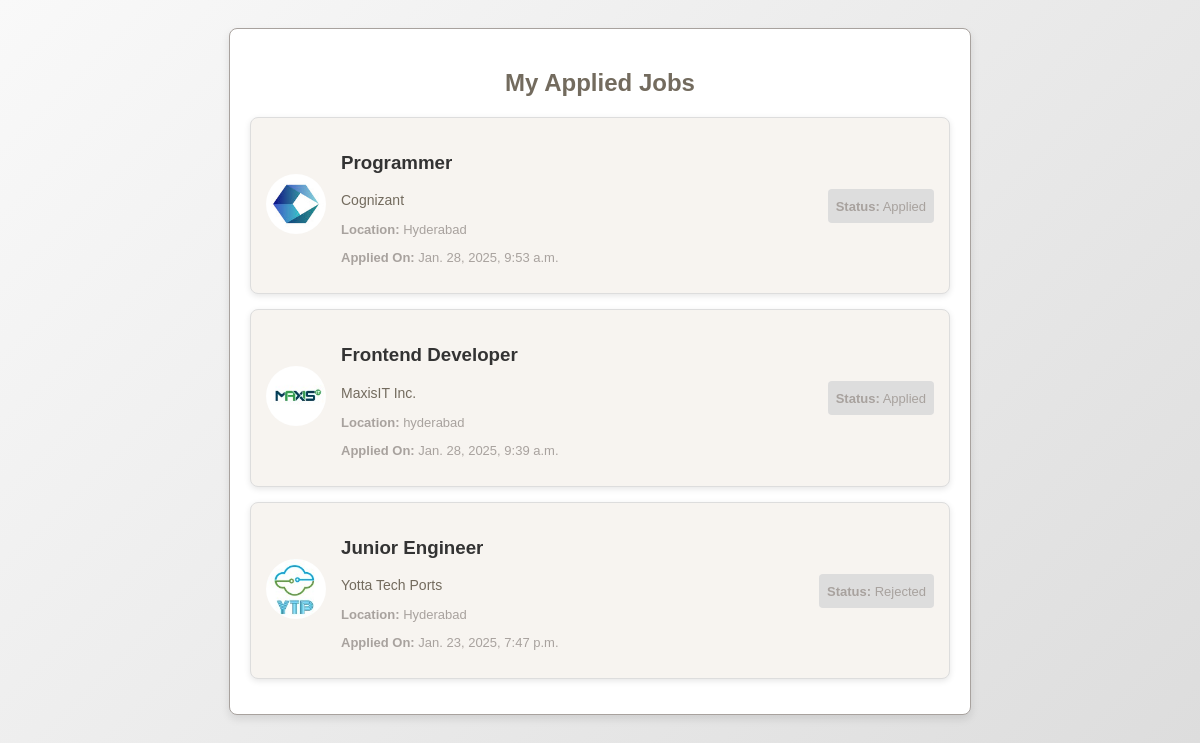
Screenshot of /applied-jobs with the database file from the repository.
### job/models.py (models this page shows, shortened)
class ApplicantDetails(models.Model):
    fname = models.CharField(max_length=80)
    pic = models.ImageField(upload_to='passphotos/', blank=True, null=True)
    email = models.EmailField()
    phno = models.PositiveBigIntegerField()
    gen = models.CharField(max_length=10)
    dob = models.DateField()
    add = models.CharField(max_length=200)
    hq = models.CharField(max_length=100)
    un = models.CharField(max_length=200)
    sd = models.DateField()
    ed = models.DateField()
    we = models.IntegerField()
    pc = models.CharField(max_length=200)
    pjt = models.CharField(max_length=50)
    pjl = models.CharField(max_length=100)
    atw = models.DateField()
    ks = models.CharField(max_length=500)
    lk = models.CharField(max_length=200)
    intern = models.CharField(max_length=500)
    proj = models.CharField(max_length=5000)
    certi = models.CharField(max_length=1000)
    ps = models.CharField(max_length=500)
    resume = models.FileField(upload_to='pdfs/')
    jt = models.CharField(max_length=300)
    cn = models.CharField(max_length=200)
    jl = models.CharField(max_length=150, null=True)
    cl = models.ImageField(upload_to='logos/', blank=True, null=True)
    jtyp = models.CharField(max_length=100, null=True)
    er = models.CharField(max_length=500, null=True)
    kysk = models.CharField(max_length=1000, null=True)
    exp = models.PositiveIntegerField(null=True)
    abtcomp = models.CharField(max_length=2000, null=True)
    pos = models.PositiveIntegerField(null=True)
    jd = models.CharField(max_length=5000, null=True)
    jr = models.CharField(max_length=4000, null=True)
    sal = models.CharField(max_length=150, null=True)
    al = models.CharField(max_length=300, null=True)
    ld = models.DateField(default='2025-01-01')
    ad = models.DateTimeField(auto_now_add=True)
    STATUS_CHOICES = [
        ('Applied', 'Applied'),
        ('Under_Review', 'Under_Review'),
        ('Shortlisted', 'Shortlisted'),
        ('Hired', 'Hired'),
    ]
    status = models.CharField(max_length=20, default='Applied', choices=STATUS_CHOICES)
    progress_percentage = models.IntegerField(default=0)

### job/views.py (the view)
# urls.py: path('applied-jobs',views.applied_jobs,name='appld_jobs'),
def applied_jobs(request):
    applied = ApplicantDetails.objects.all().order_by('-id')
    context = {
        'applied':applied
    }
    return render(request,'applied_jobs.html',context)

### job/templates/applied_jobs.html (shortened to what this page needs)
<!DOCTYPE html>
{% load static %}
<html lang="en">
<head>
    <link rel="stylesheet" href="{% static 'CSS/applied_jobs.css' %}">
</head>
<body>
    <div class="container">
        <h2>My Applied Jobs</h2>
        {% for i in applied %}
        <div class="job-card">
            <div class="company-logo">
                <img src="{{ i.cl.url }}" alt="Company Logo">
            </div>
            <div class="job-info">
                <a href="{% url 'app_tracker' i.id %}"><h3>{{ i.jt }}</h3></a>
                <p class="company-name">{{ i.cn }}</p>
                <p class="job-location"><strong>Location:</strong> {{ i.jl }}</p>
                <p class="application-date"><strong>Applied On:</strong> {{ i.ad }}</p>
            </div>
            <div class="status">
                <span><strong>Status:</strong> {{ i.status }}</span>
            </div>
        </div>
        {% endfor %}
    </div>
</body>
</html>

### job/static/CSS/applied_jobs.css (style rules this page uses)
body { font-family: Arial, sans-serif; background: linear-gradient(135deg, #f9f9f9, #ddd); color: #333333; padding: 20px; display: flex; justify-content: center; }
.container { width: 100%; max-width: 700px; background-color: #ffffff; border-radius: 8px; padding: 20px; box-shadow: 0 4px 8px rgba(0, 0, 0, 0.1); border: 1px solid #a8a29e; animation: fadeIn 0.8s ease-in; }
h2 { color: #736b5e; text-align: center; margin-bottom: 20px; }
.job-card { display: flex; align-items: center; padding: 15px; margin-bottom: 15px; background-color: #f7f4f0; border-radius: 8px; box-shadow: 0 2px 6px rgba(0, 0, 0, 0.1); border: 1px solid #ddd; transition: transform 0.3s ease, box-shadow 0.3s ease; animation: slideIn 0.5s ease-in-out; }
.company-logo img { max-width: 60px; border-radius: 50%; margin-right: 15px; }
.company-name { color: #736b5e; font-size: 14px; }
.job-location, .application-date, .status span { font-size: 13px; color: #a8a29e; }
.status { margin-left: auto; padding: 8px; background-color: #ddd; border-radius: 4px; }
.job-info a { text-decoration: none; color: #333333; font-weight: bold; position: relative; transition: color 0.3s ease, transform 0.3s ease; animation: pulse 2s ease-in-out infinite alternate; }
.job-info a::after { content: ""; position: absolute; width: 100%; height: 2px; background-color: #736b5e; left: 0; bottom: -2px; transform: scaleX(0); transition: transform 0.3s ease; }

### rows the page displays
ApplicantDetails: cl (picture), jt "Programmer", cn "Cognizant", jl "Hyderabad", ad "Jan. 28, 2025, 9:53 a.m.", status "Applied"
ApplicantDetails: cl (picture), jt "Frontend Developer", cn "MaxisIT Inc.", jl "hyderabad", ad "Jan. 28, 2025, 9:39 a.m.", status "Applied"
ApplicantDetails: cl (picture), jt "Junior Engineer", cn "Yotta Tech Ports", jl "Hyderabad", ad "Jan. 23, 2025, 7:47 p.m.", status "Rejected"
